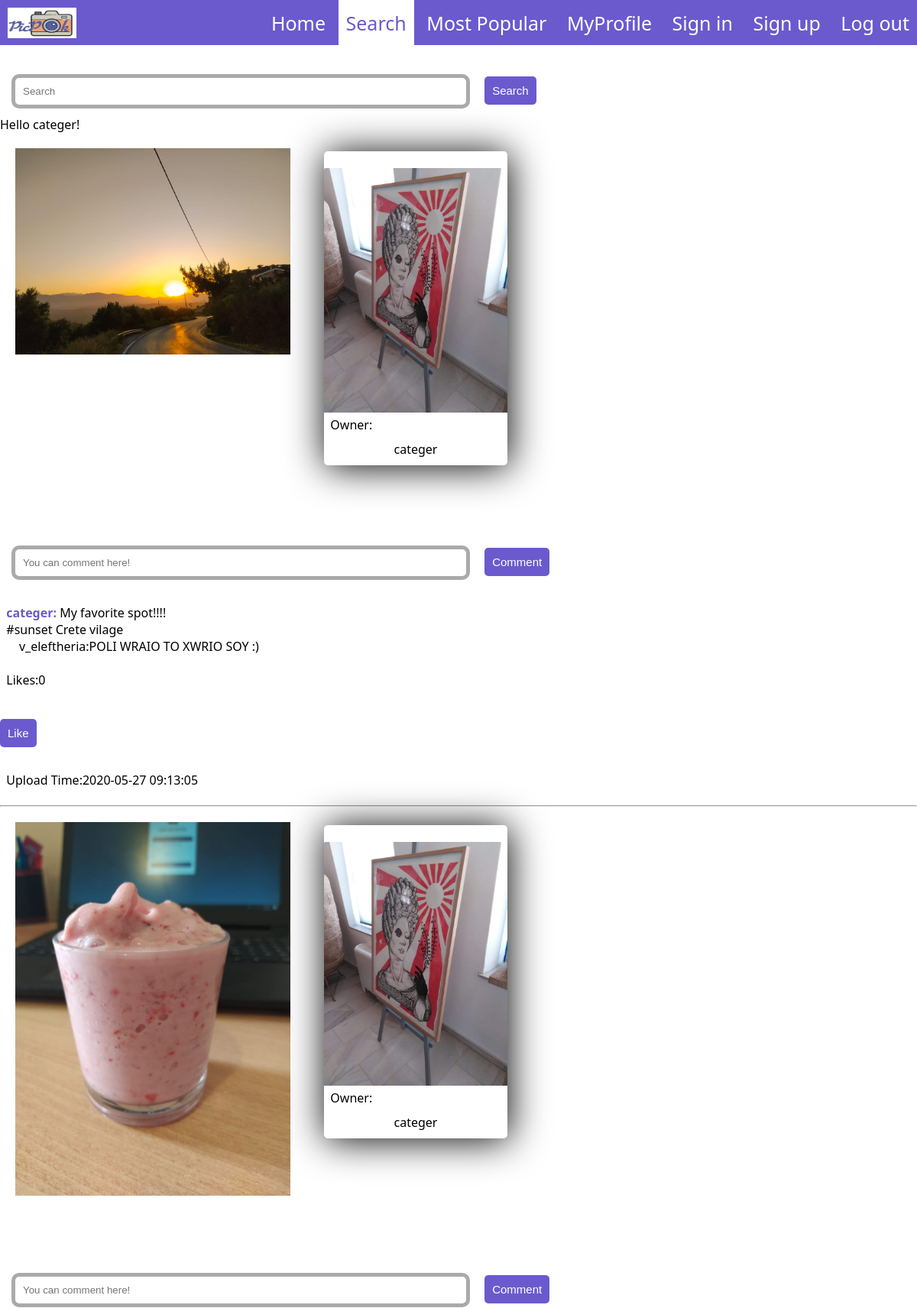
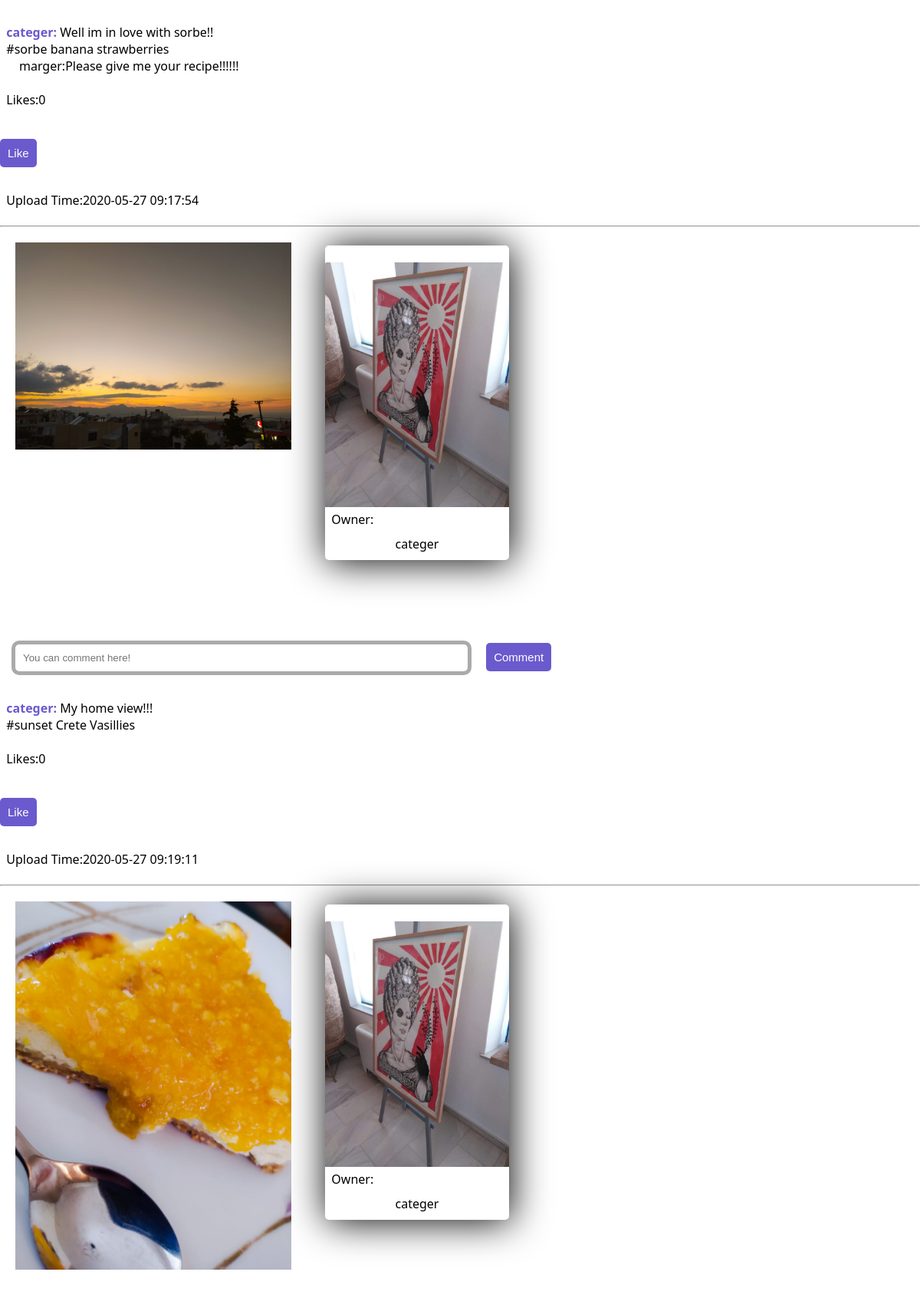
/search.php (signed in, upper part), run on the app's committed database (2 pictures, top to bottom).
### tables this page shows
CREATE TABLE `upphoto` (
  `pid` int(11) NOT NULL,
  `photo` varchar(255) NOT NULL,
  `description` varchar(255) NOT NULL,
  `tag` varchar(255) NOT NULL,
  `daytime` timestamp NOT NULL DEFAULT current_timestamp() ON UPDATE current_timestamp(),
  `rid` int(11) NOT NULL,
  `likes` int(11) NOT NULL
);

CREATE TABLE `registered` (
  `rid` int(11) NOT NULL,
  `name` varchar(30) NOT NULL,
  `surname` varchar(30) NOT NULL,
  `bday` date NOT NULL,
  `sex` varchar(30) NOT NULL,
  `username` varchar(30) NOT NULL,
  `password` varchar(30) NOT NULL,
  `email` varchar(50) NOT NULL,
  `profilephoto` varchar(255) DEFAULT NULL
);

CREATE TABLE `docomment` (
  `cid` int(11) NOT NULL,
  `comment` varchar(255) NOT NULL,
  `rid` int(11) NOT NULL,
  `pid` int(11) NOT NULL
);

### search.php (the view, shortened to what this page needs)
<!DOCTYPE HTML>
<html>
	<head>
		<link rel="stylesheet" href="assets/css/style.css">
	</head>
	<body>
		<header>
		<div class="nav">
				  <div class="nav-header">
					<div class="nav-title">
					 <a href="#"> <img src="images/logo.png" width="90" height="40"/> </a>
					</div>
				  </div>
				  <div class="nav-links">
					<a href="index.php">Home</a>
                    <a class="active" style="color:slateblue;" href="search.php">Search</a>
					<a  href="most_popular.php">Most Popular</a>
					<a href="profile.php">MyProfile</a>
					<a href="sign_in.php">Sign in</a>
                    <a href="sign_up.php">Sign up</a>
					<a href="logout.php">Log out</a>
				  </div>
				</div>
		</header>
		<main>
               <form action="search.php" method="post" enctype="multipart/form-data">
                <input type="text" class="input-box"  placeholder="Search" name="search">
                <button type = 'submit' name='btn'>Search</button>
               </form>
                      <?php
                        include 'config.php';
                        if (isset($_SESSION["rid"])==NULL) {
						echo '<div class="photo1">';
						echo "Hello to be able to comment and use like button,please sign in!";
						$search=$_POST['search'];
                        $result=$conn->query("SELECT * FROM upphoto WHERE tag LIKE '%$search%'") or die($conn->error);
                        while($data=$result->fetch_assoc()){
							echo '<div class="photo2" x=$x y=$y>';
                            echo "<img src='photoupload/{$data['photo']}' width='30%' height= '20%' style='vertical-align:top;margin:20px 20px'>";
							$ri=$conn->query("SELECT * FROM registered WHERE rid=".$data["rid"]."") or die($conn->error);
                                        while($di=$ri->fetch_assoc()){
                                        echo '<div class="cardprofile">';
				                        echo '<div class="imageprofile">';
                                        echo "&nbsp;&nbsp;";
                                        echo " <img src='imagesuploadedprofilephoto/{$di['profilephoto']}' width='5%' height= '5%'>";
                                        echo "</div>";
                                        echo "&nbsp;&nbsp;Owner:";
                                        echo'<div class="title">';
                                        echo $di['username'];
                                        echo "</div>";
                                        echo "</div>";
                                        }
								    $ri=$conn->query("SELECT * FROM registered WHERE rid=".$data["rid"]."") or die($conn->error);
                                        while($di=$ri->fetch_assoc()){
											echo "<BR>";
											echo "<font color='slateblue'><strong>&nbsp;&nbsp;".$di["username"].":&nbsp</strong></font>";
											echo $data['description'];
											echo "<BR>";
										}
                                    echo "&nbsp;&nbsp;#";
                                    echo $data['tag'];
                                    echo "<BR>";
									 $re=$conn->query("SELECT * FROM registered,docomment WHERE pid=".$data["pid"]." AND registered.rid=docomment.rid") or die($conn->error);
                                                while($d=$re->fetch_assoc()){
                                                echo "&nbsp;&nbsp;&nbsp;&nbsp;&nbsp;&nbsp;";
                                                echo $d['username'];
                                                echo ":";
                                                echo $d['comment'];
                                                echo "<BR>";
                                                }
									echo "<br>";
									 $query = mysqli_query($conn,"SELECT * FROM dolike WHERE pid=".$data["pid"]."");
                                    $likes = mysqli_num_rows($query);
                                    echo "&nbsp;&nbsp;Likes:";
                                    echo $likes;
                                    echo "<BR>";
									echo "<BR>";
                                    echo "&nbsp;&nbsp;Upload Time:";
                                    echo $data['daytime'];
                                    echo "<BR>";
				                    echo "<BR>";
				                echo "</div>";
			                 echo "</div>";
							echo "<hr>";
                        }
                        }else{
                            $username=$_SESSION["username"];
                            echo "Hello   ";
                            echo $username;
                            echo "!";
                            echo '<div class="photo1">';
						$search=$_POST['search'];
                        $result=$conn->query("SELECT * FROM upphoto WHERE tag LIKE'%$search%'") or die($conn->error);
                        while($data=$result->fetch_assoc()){
							echo '<div class="photo2" x=$x y=$y>';
                            echo "<img src='photoupload/{$data['photo']}' width='30%' height= '20%' style='vertical-align:top;margin:20px 20px'>";
                            $ri=$conn->query("SELECT * FROM registered WHERE rid=".$data["rid"]."") or die($conn->error);
                                        while($di=$ri->fetch_assoc()){
                                        echo '<div class="cardprofile">';
				                        echo '<div class="imageprofile">';
                                        echo " <img src='imagesuploadedprofilephoto/{$di['profilephoto']}' width='5%' height= '5%'>";
                                        echo "</div>";
                                        echo "&nbsp;&nbsp;Owner:";
                                        echo'<div class="title">';
                                        echo $di['username'];
                                        echo "</div>";
                                        echo "</div>";
                                        }
                            echo '&nbsp;&nbsp; <BR><BR>&nbsp;&nbsp;';
                            echo "<form name='comment' method='post' action='comment.php'>";
							echo "<input type='text' class='input-box' name='comment' rows='4' cols='50' placeholder='You can comment here!'>";
							echo "	<button type = 'submit' name='btn' class = 'sighupbtn' value='".$data["pid"]."'>";
                            echo "	Comment</button>";
                             echo " </form>";
								  $ri=$conn->query("SELECT * FROM registered WHERE rid=".$data["rid"]."") or die($conn->error);
                                        while($di=$ri->fetch_assoc()){
											echo "<BR>";
											echo "<font color='slateblue'><strong>&nbsp;&nbsp;".$di["username"].":&nbsp</strong></font>";
											echo $data['description'];
											echo "<BR>";
										}
                                    echo "&nbsp;&nbsp;#";
                                    echo $data['tag'];
                                    echo "<BR>";
                                            $re=$conn->query("SELECT * FROM registered,docomment WHERE pid=".$data["pid"]." AND registered.rid=docomment.rid") or die($conn->error);
                                                while($d=$re->fetch_assoc()){
                                                echo $d['username'];
                                                echo ":";
                                                echo $d['comment'];
                                                echo "<BR>";
                                                }
									echo "<br>";
                                    $query = mysqli_query($conn,"SELECT * FROM dolike WHERE pid=".$data["pid"]."");
                                    $likes = mysqli_num_rows($query);
                                    echo "&nbsp;&nbsp;Likes:";
                                    echo $likes;
									echo "<form name='like' method='post' action='like.php'>";
                            echo "<button type = 'submit' name='btn' class = 'sighupbtn' value='".$data["pid"]."'>";
						    echo "Like";
						    echo "</button>";
                            echo "</form>";
									echo "<br>";
									echo "&nbsp;&nbsp;Upload Time:";
                                    echo $data['daytime'];
                                    echo "<BR>";
				                echo "</div>";
			                 echo "</div>";
							 echo "<br>";
							echo "<hr>";
                        }
                        }
                        ?>
		</main>
	</body>
</html>

### assets/css/style.css (style rules this page uses)
header { grid-area:h; }
main { grid-area:m; }
* { margin: 0px; padding: 0px; }
body { font-family: arial; }
.cardprofile { width: 20%; display: inline-block; box-shadow: 2px 2px 50px black; border-radius: 5px; margin: 2%; }
.imageprofile img { width: 100%; border-top-right-radius: 2px; border-top-left-radius: 2px; }
.title { text-align: center; padding: 10px; }
button { padding:10px; color: white; border-radius: 5px; font-size: 15px; margin-top: 40px; margin-bottom: 10px; border: none; outline:none; cursor: pointer; background-color: slateblue; }
.input-box { border-radius: 10px; padding: 10px; margin: 10px 0; width:90%; border: 1px solid #999; outline: none; }
* { box-sizing: border-box; }
body { margin: 0px; font-family: 'segoe ui'; }
.nav { height: 59px; width: 100%; background-color: slateblue; position: relative; }
.nav > .nav-header { display: inline; }
.nav > .nav-header > .nav-title { display: inline-block; font-size: 22px; color: #fff; padding: 10px 10px 10px 10px; }
.active { background-color: white; }
.nav > .nav-links { display: inline; float: right; font-size: 25px; }
.nav > .nav-links > a { display: inline-block; padding: 13px 10px 13px 10px; text-decoration: none; color: #fff; }
input[type=text] { width:50%; height:20%; border:5px solid #aaa; padding: 10px; margin:10px 15px; }

### data on the page
upphoto: photo (picture), $data["pid"] 32 (drawn), description "My favorite spot!!!!", tag "sunset Crete vilage", likes "0", daytime "2020-05-27 09:13:05"
registered: profilephoto (picture), username "categer"
docomment: rid.username "v_eleftheria", comment "POLI WRAIO TO XWRIO SOY :)"
upphoto: photo (picture), $data["pid"] 34 (drawn), description "Well im in love with sorbe!!", tag "sorbe banana strawberries", likes "0", daytime "2020-05-27 09:17:54"
docomment: rid.username "marger", comment "Please give me your recipe!!!!!!"
upphoto: photo (picture), $data["pid"] 35 (drawn), description "My home view!!!", tag "sunset Crete Vasillies", likes "0", daytime "2020-05-27 09:19:11"
upphoto: photo (picture)

### other printed values
$username "categer"
